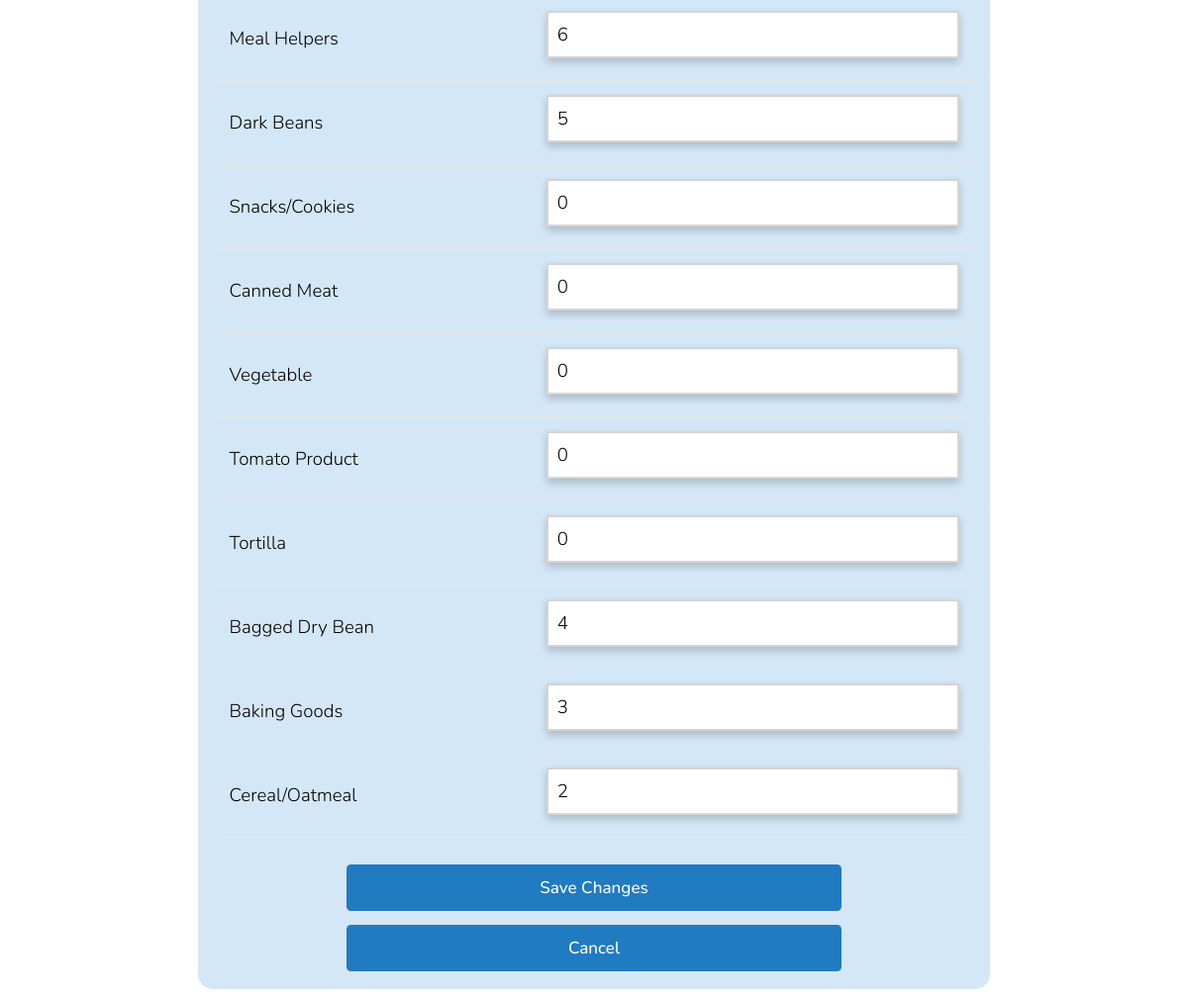
/editInventory.php (signed in, lower part), run on an earlier commit of the app's database.
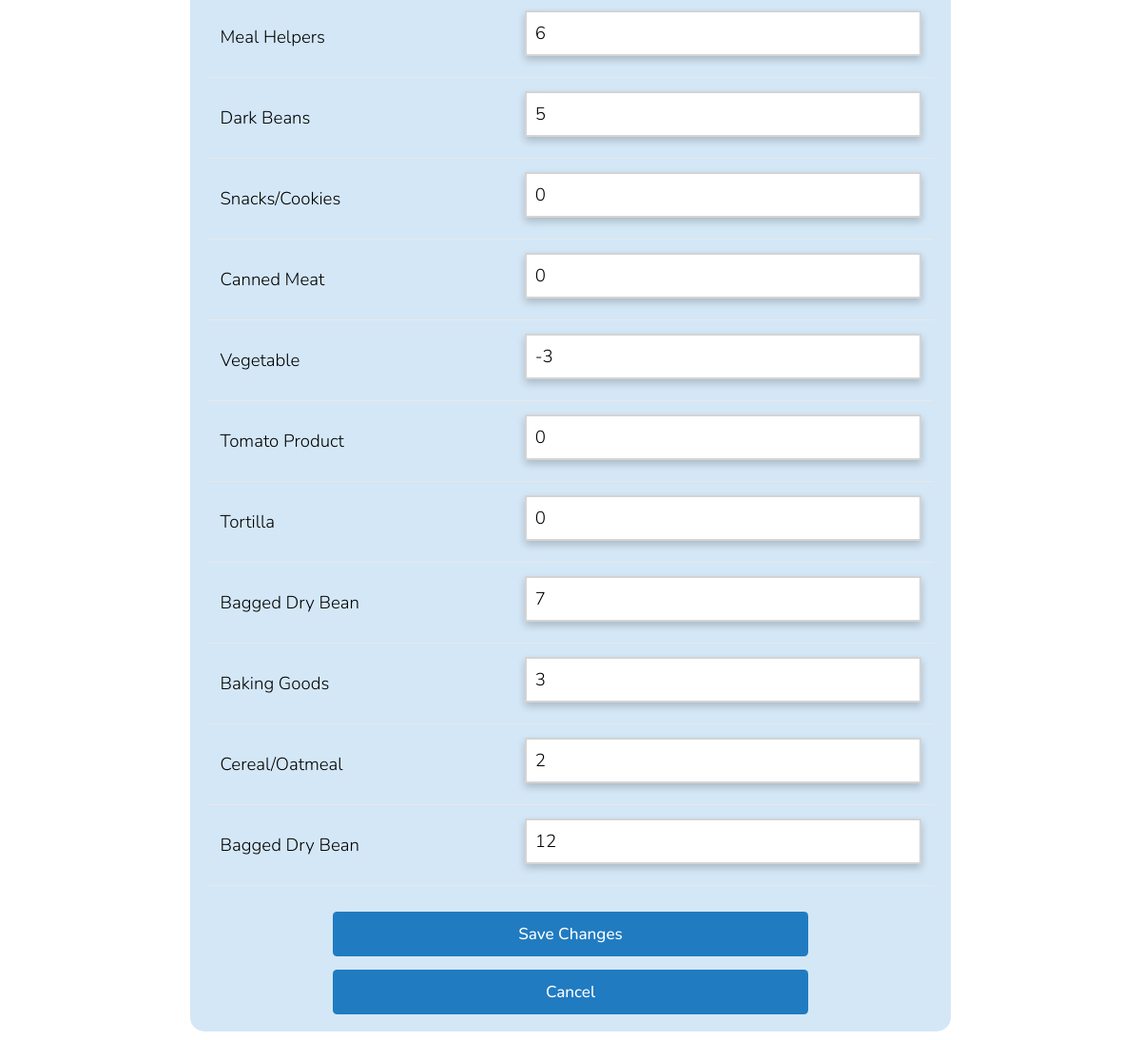
And on a later commit of the database.
### tables this page shows
CREATE TABLE `dbinventory` (
  `id` int(11) NOT NULL,
  `location` varchar(50) NOT NULL DEFAULT 'Main',
  `item_category_id` int(11) NOT NULL,
  `category_name` varchar(100) NOT NULL,
  `current_quantity` int(11) NOT NULL,
  `minimum_quantity` int(11) NOT NULL,
  `allocated_quantity` int(11) NOT NULL
);

### database/dbInventory.php (called while the page is built, shortened)
<?php
include_once(dirname(__FILE__).'/../domain/InventoryItem.php');
function getAllInventoryItems() {
    $con = connect();
    $query = "SELECT * FROM dbinventory ORDER BY id";
    $result = mysqli_query($con, $query);
    $inventoryItems = array();
    while ($row = mysqli_fetch_assoc($result)) {
        $inventoryItem = new InventoryItem($row['id'], $row['item_category_id'], $row['category_name'], $row['current_quantity'], $row['minimum_quantity'], $row['allocated_quantity']);
        $inventoryItems[] = $inventoryItem;
    }
    return $inventoryItems;
}

### domain/InventoryItem.php (called while the page is built, shortened)
<?php
class InventoryItem {
    private $id;
    private $category_name;
    private $current_quantity;
    function __construct($id, $item_category_id, $category_name, $current_quantity, $minimum_quantity, $allocated_quantity) {
        $this->id = $id;
        $this->category_name = $category_name;
        $this->current_quantity = $current_quantity;
    }
    function getId() {
        return $this->id;
    }
    function getCategoryName() {
        return $this->category_name;
    }
    function getCurrentQuantity() {
        return $this->current_quantity;
    }
}

### editInventory.php (the view, shortened to what this page needs)
<?php
    require_once('database/dbInventory.php');
    $items = getAllInventoryItems();
?>
<!DOCTYPE html>
<html>
<head>
    <?php require_once('universal.inc') ?>
</head>
<body>
    <?php require_once('header.php') ?>
    <main class="edit-container">
        <form method="POST">
            <table class="modify-table">
                <tbody>
                    <?php foreach($items as $item): ?>
                        <tr>
                            <td><?= htmlspecialchars($item->getCategoryName()) ?></td>
                            <td>
                                <input type="number"
                                       name="total_boxes_<?= $item->getId() ?>"
                                       value="<?= htmlspecialchars($item->getCurrentQuantity()) ?>"
                                       min="0"
                                       class="updateInv-qty">
                            </td>
                        </tr>
                    <?php endforeach; ?>
                </tbody>
            </table>
            <div class="modifyUsers-formBtns">
                <button type="submit" name="save_button" class="modify-save-btn">Save Changes</button>
                <button type="submit" name="cancel_button" class="modify-cancel-btn" formnovalidate>Cancel</button>
            </div>
        </form>
    </main>
</body>
</html>

What changed in the data, as far as the page shows it:
changed dbinventory "Vegetable": current_quantity "0" → "-3"
changed dbinventory (number 8 of 11 on the later page): current_quantity "4" → "7"
added dbinventory: category_name "Bagged Dry Bean", current_quantity "12"
